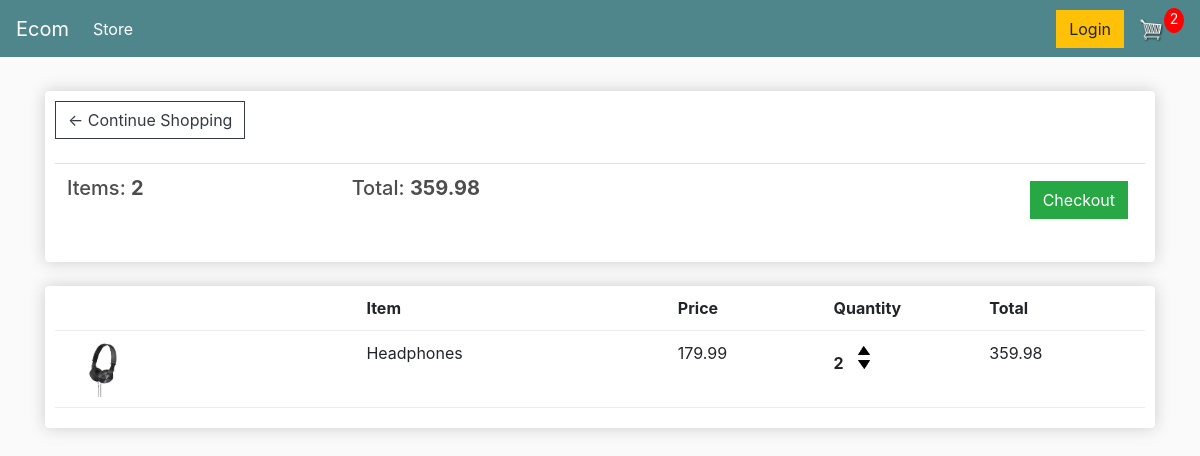
The page /cart/ (signed in) on the database as committed earlier.
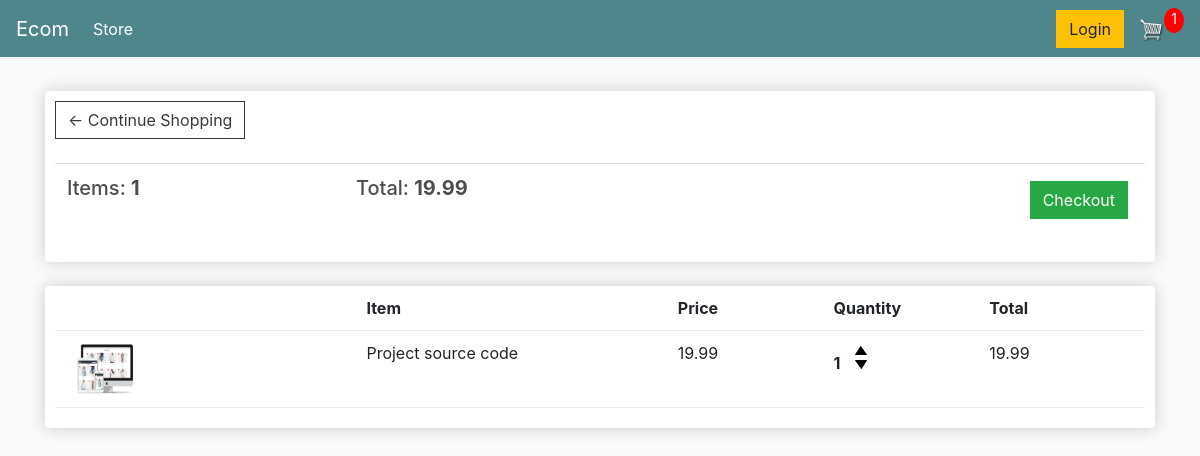
The same page on the database as committed later.
### store/models.py (models this page shows, shortened)
class Order(models.Model):
    customer = models.ForeignKey(Customer, on_delete=models.SET_NULL, null=True, blank=True)
    date_ordered = models.DateTimeField(auto_now_add=True)
    complete = models.BooleanField(default=False)
    transaction_id = models.CharField(max_length=200, null=True)
    @property
    def get_cart_total(self):
        orderitems = self.orderitem_set.all()
        total = sum([item.get_total for item in orderitems])
        return total
    @property
    def get_cart_items(self):
        orderitems = self.orderitem_set.all()
        total = sum([item.quantity for item in orderitems])
        return total

class OrderItem(models.Model):
    product = models.ForeignKey(Product, on_delete=models.SET_NULL, null=True)
    order = models.ForeignKey(Order, on_delete=SET_NULL, null=True)
    quantity = models.IntegerField(default=0, null=True, blank=True)
    date_added = models.DateTimeField(auto_now_add=True)
    @property
    def get_total(self):
        total = self.product.price * self.quantity
        return total

class Product(models.Model):
    name = models.CharField(max_length=200)
    price = models.FloatField()
    digital = models.BooleanField(default=False, null=True, blank=True)
    image = models.ImageField(null=True, blank=True)
    @property
    def imageURL(self):
        try:
            url = self.image.url
        except:
            url = ''
        return url

### store/views.py (the view)
# urls.py: path('cart/', views.cart, name='cart'),
def cart(request):
    if request.user.is_authenticated:
        customer = request.user.customer
        order, created = Order.objects.get_or_create(customer=customer, complete=False)
        items = order.orderitem_set.all()
        cartItems = order.get_cart_items
    else:
        items = []
        order = {'get_cart_total':0, 'get_cart_items':0, 'shipping':False}
        cartItems = order['get_cart_items']
    context = {
        'items': items,
        'order': order,
        'cartItems': cartItems
        }
    return render(request, 'store/cart.html', context)

### store/templates/store/cart.html
{% extends 'store/main.html' %}
{% load static %}
{% block content %}
<div class="row">
	<div class="col-lg-12">
		<div class="box-element">
            <a class="btn btn-outline-dark" href="{% url 'store' %}">&#x2190; Continue Shopping</a>
            <br>
            <br>
            <table class="table">
                <tr>
                    <th><h5>Items: <strong>{{order.get_cart_items}}</strong></h5></th>
                    <th><h5>Total: <strong>{{order.get_cart_total|floatformat:2}}</strong></h5></th>
                    <th>
                        <a style="float: right; margin: 5px;" class="btn btn-success" href="{% url 'checkout' %}">Checkout</a>
                    </th>
                </tr>
            </table>
		</div>
		<br>
		<div class="box-element">
            <div class="cart-row">
                <div style="flex:2"></div>
                <div style="flex:2"><strong>Item</strong></div>
                <div style="flex:1"><strong>Price</strong></div>
                <div style="flex:1"><strong>Quantity</strong></div>
                <div style="flex:1"><strong>Total</strong></div>
            </div>
            {% for item in items %}
            <div class="cart-row">
                <div style="flex:2"><img class="row-image" src="{{item.product.imageURL}}"></div>
                <div style="flex:2"><p>{{item.product.name}}</p></div>
                <div style="flex:1"><p>{{item.product.price|floatformat:2}}</p></div>
                <div style="flex:1">
                    <p class="quantity">{{item.quantity}}</p>
                    <div class="quantity">
                        <img data-product="{{ item.product.id }}" data-action="add" class="chg-quantity update-cart" src="{% static  'images/arrow-up.png' %}">
                        <img data-product="{{ item.product.id }}" data-action="remove" class="chg-quantity update-cart" src="{% static  'images/arrow-down.png' %}">
                    </div>
                </div>
                <div style="flex:1"><p>{{item.get_total|floatformat:2}}</p></div>
            </div>
            {% endfor %}
	</div>
</div>
{% endblock content %}

### store/templates/store/main.html (shortened to what this page needs)
<!DOCTYPE html>
{% load static %}
<html lang="en">
<head>
    <link rel="stylesheet" href="https://stackpath.bootstrapcdn.com/bootstrap/4.4.1/css/bootstrap.min.css">
    <link rel="stylesheet" href="{% static 'css/main.css' %}">
</head>
<body>
    <nav class="navbar navbar-expand-lg navbar-dark bg-dark">
        <a class="navbar-brand" href="{% url 'store' %}">Ecom</a>
        <div class="collapse navbar-collapse" id="navbarSupportedContent">
          <ul class="navbar-nav mr-auto">
            <li class="nav-item active">
              <a class="nav-link" href="{% url 'store' %}">Store <span class="sr-only">(current)</span></a>
            </li>
          </ul>
          <div class="form-inline my-2 my-lg-0">
            <a href="#"class="btn btn-warning">Login</a>
            <a href="{% url 'cart' %}">
              <img id="cart-icon" src="{% static 'images/cart.png' %}">
            </a>
            <p id="cart-total">{{ cartItems }}</p>
            </div>
        </div>
      </nav>
    <div class='container'>
        <br>
        {% block content %}
        {% endblock content %}
    </div>
</body>
</html>

### static/css/main.css (style rules this page uses)
body { background-color: hsl(0, 0%, 98%); }
h1,h2,h3,h4,h5,h6 { color:hsl(0, 0%, 30%); }
.box-element { box-shadow:hsl(0, 0%, 80%) 0 0 16px; background-color: #fff; border-radius: 4px; padding: 10px; }
.bg-dark { background-color: #4f868c!important; }
#cart-icon { width:25px; display: inline-block; margin-left: 15px; }
#cart-total { display: block; text-align: center; color:#fff; background-color: red; width: 20px; height: 25px; border-radius: 50%; font-size: 14px; }
.col-lg-4, .col-lg-6, .col-lg-8, .col-lg-12 { margin-top: 10px; }
.btn { border-radius: 0; }
.row-image { width: 100px; }
.cart-row { display: flex; align-items: flex-stretch; padding-bottom: 10px; margin-bottom: 10px; border-bottom: 1px solid #ececec; }
.quantity { display: inline-block; font-weight: 700; padding-right:10px; }
.chg-quantity { width: 12px; cursor: pointer; display: block; margin-top: 5px; transition:.1s; }

Rows that differ between the two databases and show on the page:
removed OrderItem: product.imageURL (picture), product.name "Headphones", product.price "179.99", quantity "2", get_total "359.98"
computed for Order: get_cart_items "2" → "1"; get_cart_total "359.98" → "19.99"
added OrderItem: product.imageURL (picture), product.name "Project source code", product.price "19.99", quantity "1", get_total "19.99"
Other text that changed with them:
{{ cartItems }}: "2" → "1"
